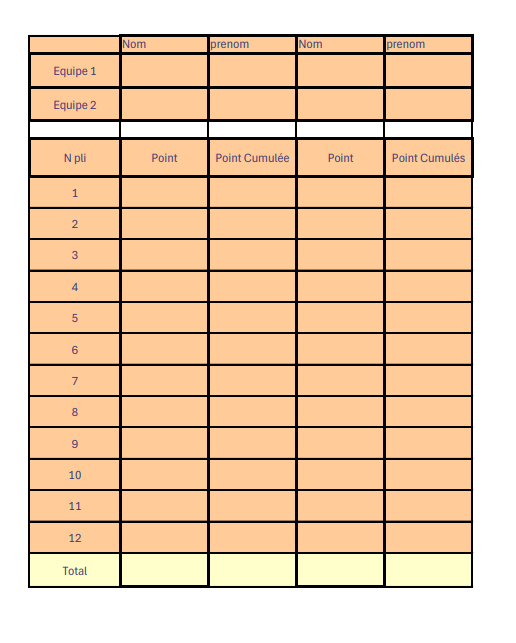
#> input picture externe/FeuilleMarquage.png, 516 x 643 px, found by its file name
$ jupyter execute --allow-errors Detect_point.ipynb
#> lines starting #> are read from the running program, lines starting #| are printed output that depends on the picture; after the words box and inside, x2 and y2 are one past the last pixel; in counts of white or black regions, pixels touching at a corner belong together
[cell 1]
import easyocr
import cv2
import pandas as pd
import matplotlib.pyplot as plt
import os

# Detect point sur la feuille de marquage

[cell 2]
def detect_point_column(image_path):
    # Lire l'image
#> called with image_path = '.\\externe\\FeuilleMarquage.png'
    image = cv2.imread(image_path)
#> image is the input picture: shape (643, 516, 3); mean B, G, R 169.9, 202, 232.2

    # Convertir l'image en niveaux de gris
    gray = cv2.cvtColor(image, cv2.COLOR_BGR2GRAY)
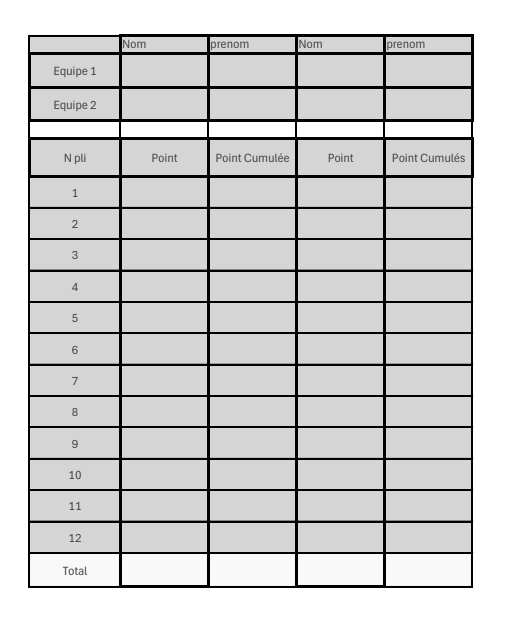
#> gray: shape (643, 516); min 0, max 255, mean 207.1

    # Utiliser EasyOCR pour extraire le texte de l'image
    reader = easyocr.Reader(['fr'])  # Spécifiez la langue, par exemple 'fr' pour le français
    result = reader.readtext(gray)

    # Afficher le texte extrait (pour débogage)
    print("Texte extrait de l'image :")
    for (bbox, text, prob) in result:
        print(f"Texte: {text}, Probabilité: {prob}, Bounding box: {bbox}")
    return result

[cell 3]
path = '.\externe\FeuilleMarquage.png'
# Remplacez 'feuillemarquage.png' et 'feuillemarquage.csv' par les chemins de vos fichiers
#> (the rest of this cell did not finish here and is left out)

# Visualisez les donnée

[cell 4]
image = cv2.imread(path)
gray = cv2.cvtColor(image, cv2.COLOR_RGB2GRAY)
#> (the rest of this cell did not finish here and is left out)

# Decoupe l'images en cases

[cell 5]
import cv2
import numpy as np
import json
import matplotlib.pyplot as plt

def detect_contours(frame, index, hierarhie, path):
#> called with index = 200, hierarhie = 1, path = './externe/contours/'
    gray = cv2.cvtColor(frame, cv2.COLOR_BGR2GRAY)
    blurred = cv2.GaussianBlur(gray, (5, 5), 0)
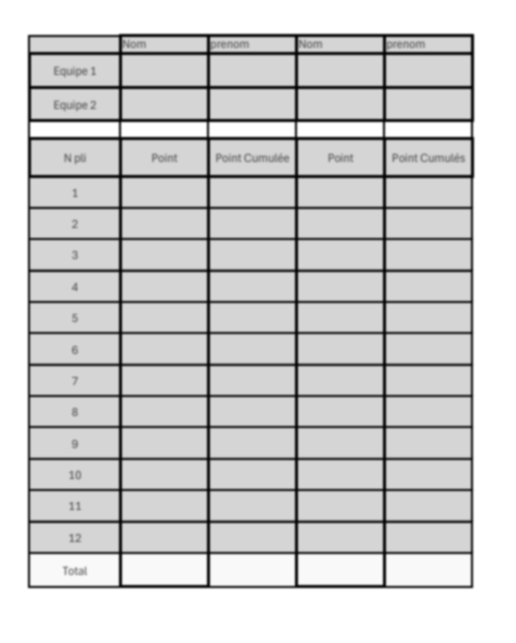
#> blurred: shape (643, 516); min 3, max 255, mean 207.1
    edged = cv2.Canny(blurred, 30, 150)
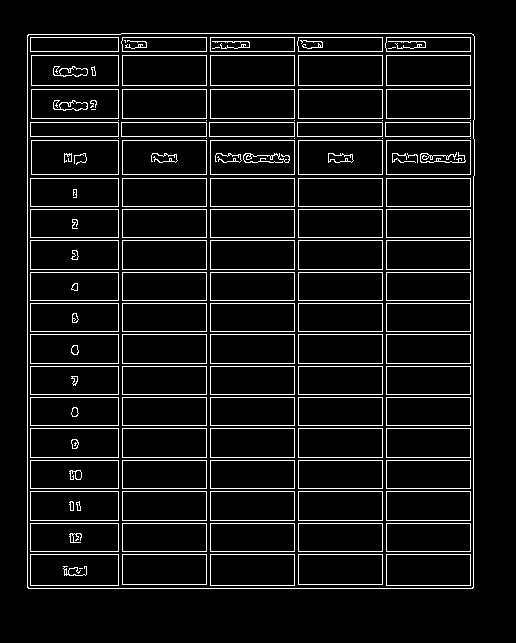
#> edged: shape (643, 516); 7.3% white in thin lines or dots, all inside (x1, y1, x2, y2) = (27, 33, 475, 589)
    contours, hierarchy = cv2.findContours(edged.copy(), cv2.RETR_TREE, cv2.CHAIN_APPROX_SIMPLE)
#> contours = 261 contours, 43 with area under 20; largest, box (x1, y1, x2, y2) and area: (27, 33, 475, 589) 247554, (27, 33, 475, 589) 247550, (31, 140, 119, 175) 2958, (31, 140, 119, 175) 2956, (386, 140, 471, 175) 2856

    print(f"Nombre de contours détectés: {len(contours)}")
#| Nombre de contours détectés: 261

    # Convertir les contours en une structure sérialisable
    contours_list = [contour.tolist() for contour in contours]
#> contours_list = 261 items
    hierarchy_list = hierarchy[0].tolist() if hierarchy is not None else []

    # Créer un dictionnaire pour stocker les contours et la hiérarchie
    data = {
        "contours": contours_list,
        "hierarchy": hierarchy_list
    }

    # Enregistrer dans un fichier JSON
    with open(path + f'_hierarchy_{index}.json', 'w') as json_file:
        json.dump(data, json_file, indent=4)

    # Afficher uniquement les trois premiers contours de la hiérarchie
    count = 0
    for i, contour in enumerate(contours):
        if count >= index:
            break
        if hierarchy[0][i][3] <= hierarhie:  # Vérifie si le contour est un contour de niveau supérieur
            peri = cv2.arcLength(contour, True)
            approx = cv2.approxPolyDP(contour, 0.02 * peri, True)
            if len(approx) == 4:  # Vérifie si le contour est approximativement un rectangle
                cv2.drawContours(frame, [approx], -1, (0, 255, 0), 2)
                count += 1

                # Obtenir le rectangle englobant
                x, y, w, h = cv2.boundingRect(contour)
                # Découper la partie de l'image
                roi = frame[y:y+h, x:x+w]
                # Enregistrer la partie de l'image
                cv2.imwrite(path + f'_{x}_{y}_{h}_{w}.png', roi)
#> this loop made 261 passes
#> (peri, approx, x, y, w, h) on passes 1, 2, 3, 5, 7, 9, 11, 16, 18: (2000.7, [[28, 34], [27, 587], [472, 588], [473, 34]], 27, 33, 448, 556), (1998.4, [[29, 34], [474, 36], [471, 588], [27, 586]], 27, 33, 448, 556), (230, [[386, 554], [386, 585], [470, 585], [470, 554]], 386, 554, 85, 32), (228, [[298, 554], [298, 584], [382, 584], [382, 554]], 298, 554, 85, 31), (230, [[210, 554], [210, 585], [294, 585], [294, 554]], 210, 554, 85, 32), (228, [[122, 554], [122, 584], [206, 584], [206, 554]], 122, 554, 85, 31), (238, [[30, 554], [30, 585], [118, 585], [118, 554]], 30, 554, 89, 32), (224, [[386, 523], [386, 551], [470, 551], [470, 523]], 386, 523, 85, 29), (224, [[298, 523], [298, 551], [382, 551], [382, 523]], 298, 523, 85, 29)
#> peri on pass 155: 224
#> pass 1, in detect_contours, `roi = frame[y:y+h, x:x+w]`:
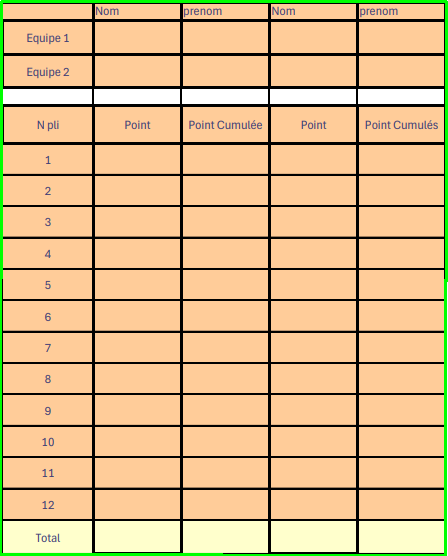
#> roi: shape (556, 448, 3); mean B, G, R 139.4, 187.7, 222.4
#> pass 3, in detect_contours, `roi = frame[y:y+h, x:x+w]`:
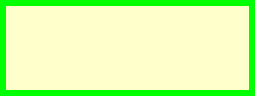
#> roi: shape (32, 85, 3) (shown 3 times larger); mean B, G, R 170.1, 255, 212.6
#> after the loop:
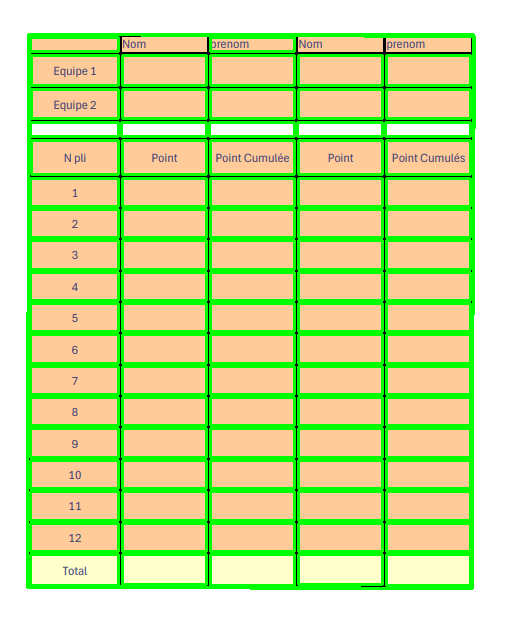
#> frame: shape (643, 516, 3); 19.41% of pixels changed, all inside (x1, y1, x2, y2) = (26, 33, 476, 590)
#> after the loop, count = 89

    print(f"Nombre de contours: {count}")
#| Nombre de contours: 89
    return frame

# Construit le chemin complet de l'image
frame = cv2.imread(path)
path_sauvegarde = './externe/contours/'
frame_with_contours = detect_contours(frame, 200, 1, path_sauvegarde)
plt.imshow(cv2.cvtColor(frame_with_contours, cv2.COLOR_BGR2RGB))  # Applique la détection de contours
plt.show()
# cv2.imwrite('output.png', frame_with_contours)  # Sauvegarde l'image avec contours

## Repere ou sont les mots "point" sur la grande image

[cell 6]
# Initialiser le compteur
compteur_detection = 0
mot_dection = 'Point'
mot_exclu =  ['Point Cumulée', 'Point Cumules']

# Initialiser la liste pour stocker les coordonnées des points
dection_points = []

#> (the rest of this cell did not finish here and is left out)

## Repere ou sont les mots point sur la petite image

[cell 7]
# Tolérance pour la comparaison des coordonnées
tolerance_x = 50
tolerance_y = 20
tolerance_w = 5
tolerance_h = 80

list_points = []

# Fonction pour extraire les coordonnées du nom de fichier
def extraire_coordonnees(nom_fichier):
    try:
        # Enlever l'extension du fichier
        nom_fichier_sans_extension = os.path.splitext(nom_fichier)[0]
        # Supposer que le nom de fichier est de la forme _x_y_w_h
        _, x, y, w, h = nom_fichier_sans_extension.split('_')
        return int(x), int(y), int(w), int(h)
    except ValueError:
        return None

# Fonction pour comparer les coordonnées avec tolérance
def comparer_coordonnees(coord1, coord2, tol_x, tol_y, tol_w, tol_h):
    x1, y1, w1, h1 = coord1
    x2, y2, w2, h2 = coord2
    return (abs(x1 - x2) <= tol_x and
            abs(y1 - y2) <= tol_y and
            abs(w1 - w2) <= tol_w and
            abs(h1 - h2) <= tol_h)

# Parcourir les fichiers dans le répertoire
#> (the rest of this cell did not finish here and is left out)

## Verification des petites images pour les points

[cell 8]
check_header_points = []
# Afficher les images correspondantes
for point in list_points:
    chemin_image = os.path.join(path_sauvegarde, point['image'])
    image_lue = cv2.imread(chemin_image)

    # Vérifier si l'image a été correctement lue
    if image_lue is None:
        print(f"Erreur : Impossible de lire le fichier {chemin_image}.")
        continue

    verify_result= detect_point_column(chemin_image)
    for (bbox, text, prob) in verify_result:
        if mot_dection in text.split(" ")[0] and prob > 0.5 and text not in mot_exclu:
            check_header_points.append(point)


    plt.imshow(cv2.cvtColor(image_lue, cv2.COLOR_BGR2RGB))
    plt.show()
    print(check_header_points)

## Recupérer les images en desous des headers_points

[cell 9]
image_points= []

#> (the rest of this cell did not finish here and is left out)

[cell 10]
# Deplace les images dans un dossier

path_images_point= os.path.join(path_sauvegarde, 'points')
if not os.path.exists(path_images_point):
    os.makedirs(path_images_point)

for point in image_points:
    chemin_image = os.path.join(path_sauvegarde, point['image'])
    os.replace(chemin_image, os.path.join(path_images_point, point['image']))
